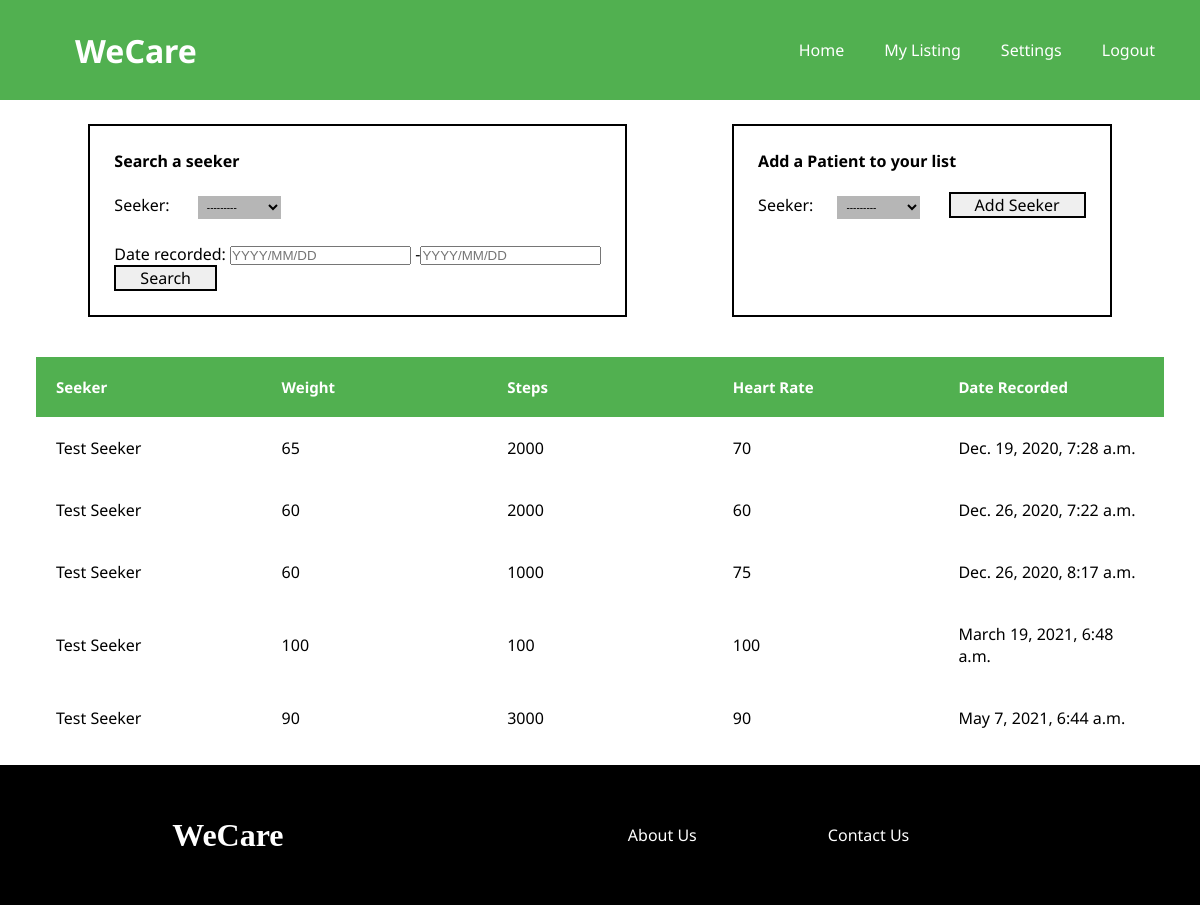
The app's page /providerdashboard (signed in) with its own data.
### healthdata/models.py (models this page shows, shortened)
class HealthData(models.Model):
    seeker = models.ForeignKey(Seeker, on_delete=models.CASCADE)
    heartrate = models.IntegerField(
        validators=[MaxValueValidator(210), MinValueValidator(50)])
    weight = models.IntegerField()
    steps = models.IntegerField()
    blood_pressure = models.IntegerField(
        validators=[MaxValueValidator(180), MinValueValidator(60)])
    date_recorded = models.DateTimeField(default=timezone.now)

### users/models.py (models this page shows, shortened)
class Seeker(models.Model):
    user = models.OneToOneField(
        User, on_delete=models.CASCADE, primary_key=True)
    phone_number = models.CharField(max_length=20)
    location = models.CharField(max_length=20)
    medicaid_recepient = models.BooleanField(default=False)
    ethnicity = models.CharField(max_length=20)
    def __str__(self):
        return f'{self.user.first_name} {self.user.last_name}'

class User(AbstractUser):
    email = models.EmailField(unique=True)
    is_seeker = models.BooleanField(default=False)
    is_provider = models.BooleanField(default=False)
    first_name = models.CharField(max_length=100)
    last_name = models.CharField(max_length=100)
    USERNAME_FIELD = 'email'
    REQUIRED_FIELDS = []

### listings/views.py (the view, shortened to what this page needs)
# urls.py: path('providerdashboard', listings.providerdashboard, name='p_dashboard'),
def providerdashboard(request):
    qs = HealthData.objects.none()
    provider = get_object_or_404(Provider, user=request.user)
    is_consulting = IsConsulting.objects.filter(
        provider=provider).values_list('seeker', flat=True)
    if is_consulting != None:
        us = HealthData.objects.filter(seeker__in=is_consulting)
        healthdata_filter = HealthDataFilter(
            request.GET, queryset=us)
    else:
        healthdata_filter = None
        us = None
    context = {
        'form': AddSeekerForm,
        'healthdata_filter': healthdata_filter,
        'us': us,
    }
    return render(request, 'listings/provider_dashboard.html', context)

### listings/templates/listings/provider_dashboard.html (shortened to what this page needs)
{% extends "listings/base.html" %}
{% load static %}
{% block content %}
<link rel="stylesheet" href="{% static 'listings/dashboard.css' %}">
<link rel="stylesheet" href="{% static 'listings/provider_dashboard.css' %}">
<div class="parent_container">
    <div class="table_container">
        <div class="form_cont">
            <div class="search_seeker">
                <h3>Search a seeker</h3>
                <form method="get">
                    {{ healthdata_filter.form.as_p }}
                    <button class="submit" type="submit">Search</button>
                </form>
            </div>
            <div class="add_seeker">
                <h3>Add a Patient to your list</h3>
                <form method="POST">
                    {{ form }}
                    <input class="submit" type="submit" value="Add Seeker">
                </form>
            </div>
        </div>
        <table class="listings_table">
            <thead>
                <tr>
                    <th>Seeker</th>
                    <th>Weight</th>
                    <th>Steps</th>
                    <th>Heart Rate</th>
                    <th>Date Recorded</th>
                </tr>
            </thead>
            {% for healthdata in healthdata_filter.qs %}
                <tr>
                    <td><a>{{ healthdata.seeker }}</a></td>
                    <td>{{ healthdata.weight }}</td>
                    <td>{{ healthdata.steps }}</td>
                    <td>{{ healthdata.heartrate }}</td>
                    <td>{{ healthdata.date_recorded }}</td>
                </tr>
            {% endfor %}
        </table>
    </div>
</div>
{% endblock content %}

### listings/static/listings/base.css (style rules this page uses)
* { margin: 0; padding: 0; }
:root { --primary: #51b050; --secondary: #767676; }
body { height: 100vh; display: flex; flex-direction: column; }

### listings/static/listings/dashboard.css (style rules this page uses)
* { padding: 0; margin: 0; max-width: 100%; }
.parent_container { font-family: "Noto Sans", sans-serif; margin-left: 3vw; margin-right: 3vw; flex-direction: column; position: relative; }
.parent_container, .health_data { display: flex; justify-content: center; }
.parent_container { max-width: 100%; }
.healthcare_providers, .paginator, .listings_table { margin-top: 5vh; }
@media screen and (min-width: 600px) { .parent_container { flex-direction: column; } }
@media screen and (min-width: 600px) { .listings_table { table-layout: fixed; border-collapse: collapse; width: 100%; } }
@media screen and (min-width: 600px) { .listings_table thead { background-color: var(--primary); color: white; text-align: left; font-size: 15px; } }
@media screen and (min-width: 600px) { .listings_table th, .listings_table td { padding: 20px; } }

### listings/static/listings/provider_dashboard.css (style rules this page uses)
.table_container { margin-top: 3vh; }
.form_cont { display: flex; justify-content: space-around; }
.add_seeker, .search_seeker { border: 2px solid black; padding: 3vh; min-height: 100%; }
#id_seeker { font-size: 10px; padding: 5px; border: none; background-color: rgb(182, 182, 182); margin: 3vh; }
.add_seeker h3, .search_seeker h3 { font-size: 2vh; }
.submit { font-family: "Noto Sans", sans-serif; font-size: 2vh; border-radius: 0; border: 2px solid black; padding-left: 3vh; padding-right: 3vh; }
table { width: 100%; }

### records on screen
HealthData: seeker "Test Seeker", weight "65", steps "2000", heartrate "70", date_recorded "Dec. 19, 2020, 7:28 a.m."
HealthData: seeker "Test Seeker", weight "60", steps "2000", heartrate "60", date_recorded "Dec. 26, 2020, 7:22 a.m."
HealthData: seeker "Test Seeker", weight "60", steps "1000", heartrate "75", date_recorded "Dec. 26, 2020, 8:17 a.m."
HealthData: seeker "Test Seeker", weight "100", steps "100", heartrate "100", date_recorded "March 19, 2021, 6:48 a.m."
HealthData: seeker "Test Seeker", weight "90", steps "3000", heartrate "90", date_recorded "May 7, 2021, 6:44 a.m."
